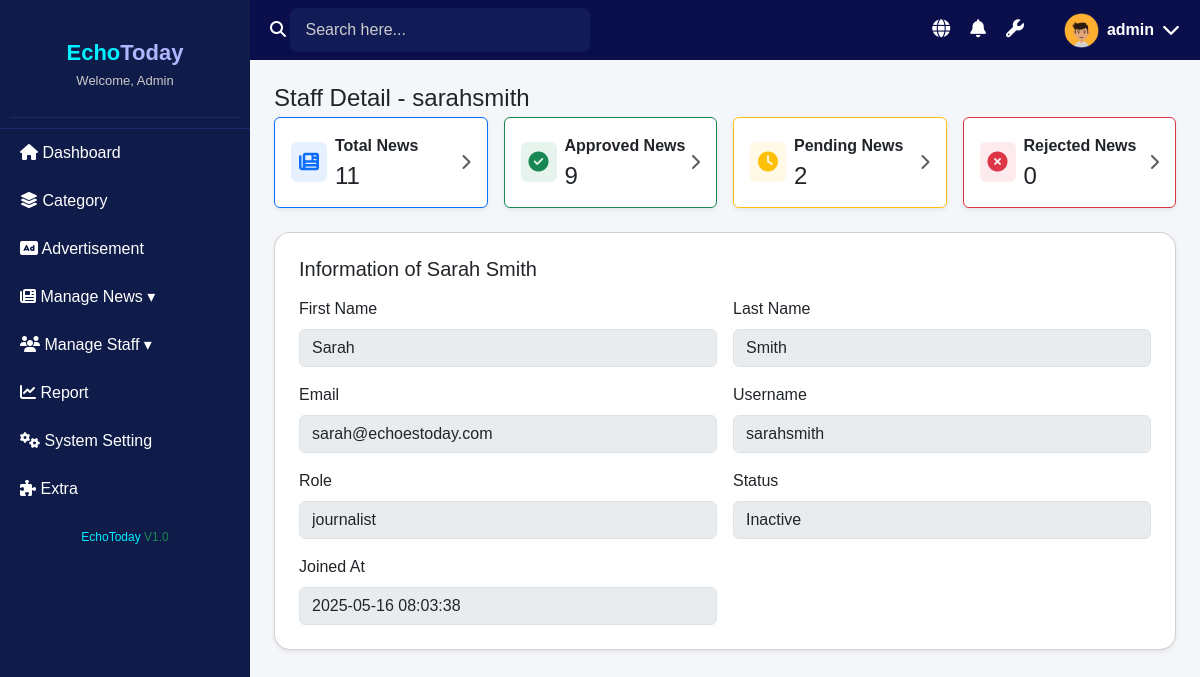
Page /admin/staff_detail.php?id=2 on the earlier database version.
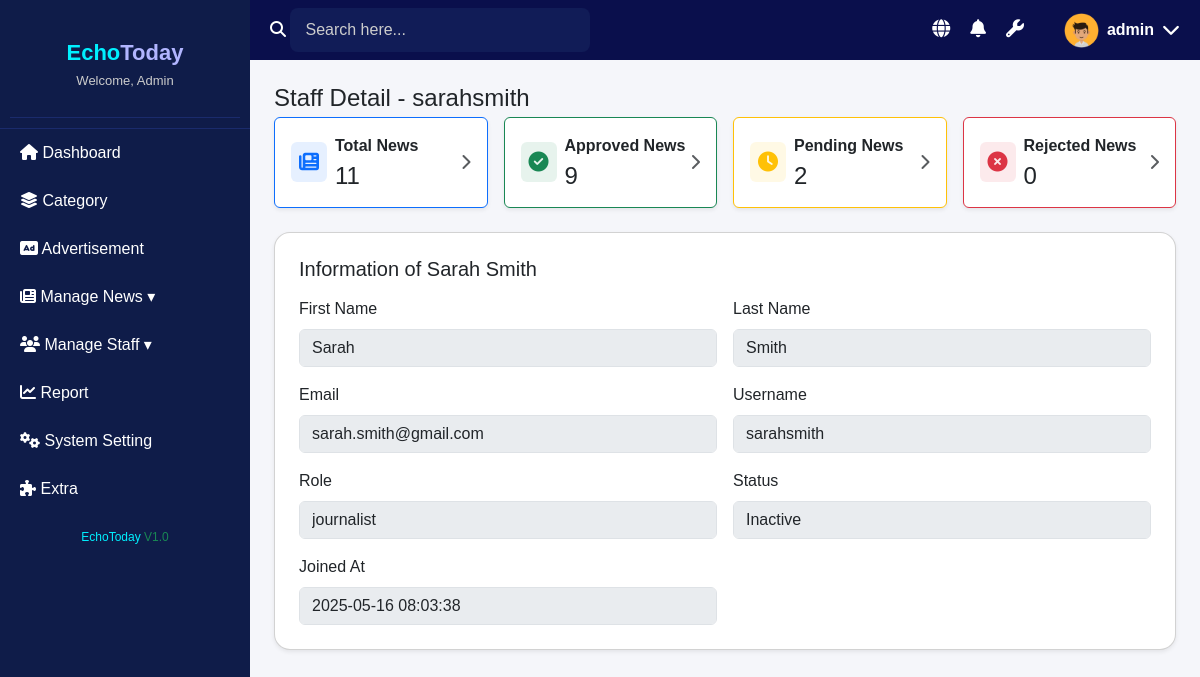
Same page on the later database version.
### tables this page shows
CREATE TABLE `users` (
  `id` int(11) NOT NULL,
  `username` varchar(50) NOT NULL,
  `password` varchar(255) NOT NULL,
  `email` varchar(100) NOT NULL,
  `role` enum('admin','journalist') NOT NULL,
  `first_name` varchar(50) NOT NULL,
  `last_name` varchar(50) NOT NULL,
  `bio` text DEFAULT NULL,
  `profile_image` varchar(255) DEFAULT NULL,
  `status` enum('active','inactive') DEFAULT 'active',
  `created_at` timestamp NOT NULL DEFAULT current_timestamp(),
  `updated_at` timestamp NOT NULL DEFAULT current_timestamp() ON UPDATE current_timestamp()
);

### admin/staff_detail.php (the view, shortened to what the changed rows need)
<?php
include('../includes/db_connection.php');
$staff_id = intval($_GET['id']);
$userQuery = "SELECT * FROM users WHERE id = $staff_id LIMIT 1";
$userResult = mysqli_query($conn, $userQuery);
$user = mysqli_fetch_assoc($userResult);
?>
<!DOCTYPE html>
<html lang="en">
<head>
  <link rel="stylesheet" href="https://cdn.jsdelivr.net/npm/bootstrap@5.3.2/dist/css/bootstrap.min.css">
  <link rel="stylesheet" href="css/admin_style.css">
</head>
<body>
<?php include('admin_header.php'); ?>
<?php include('admin_sidebar.php'); ?>
<div class="main-content px-4 pt-4">
  <h4 class="mb-1">Staff Detail - <?= htmlspecialchars($user['username']) ?></h4>
  <div class="row g-3 mb-4">
  <div class="col-md-3">
  </div>
  <div class="col-md-3">
  </div>
  <div class="col-md-3">
  </div>
  <div class="col-md-3">
  </div>
</div>
  <div class="card shadow-sm p-4 rounded-4">
    <h5 class="mb-3">Information of <?= htmlspecialchars($user['first_name'] . ' ' . $user['last_name']) ?></h5>
    <form>
      <div class="row g-3">
        <div class="col-md-6">
          <label class="form-label">First Name</label>
          <input type="text" class="form-control" value="<?= htmlspecialchars($user['first_name']) ?>" disabled>
        </div>
        <div class="col-md-6">
          <label class="form-label">Last Name</label>
          <input type="text" class="form-control" value="<?= htmlspecialchars($user['last_name']) ?>" disabled>
        </div>
        <div class="col-md-6">
          <label class="form-label">Email</label>
          <input type="text" class="form-control" value="<?= htmlspecialchars($user['email']) ?>" disabled>
        </div>
        <div class="col-md-6">
          <label class="form-label">Username</label>
          <input type="text" class="form-control" value="<?= htmlspecialchars($user['username']) ?>" disabled>
        </div>
        <div class="col-md-6">
          <label class="form-label">Role</label>
          <input type="text" class="form-control" value="<?= htmlspecialchars($user['role']) ?>" disabled>
        </div>
        <div class="col-md-6">
          <label class="form-label">Status</label>
          <input type="text" class="form-control" value="<?= $user['status'] == 1 ? 'Active' : 'Inactive' ?>" disabled>
        </div>
        <div class="col-md-6">
          <label class="form-label">Joined At</label>
          <input type="text" class="form-control" value="<?= htmlspecialchars($user['created_at']) ?>" disabled>
        </div>
      </div>
    </form>
  </div>
</div>
</body>
</html>

Differences in the rows shown:
changed users "sarahsmith": email "sarah@echoestoday.com" → "sarah.smith@gmail.com"
